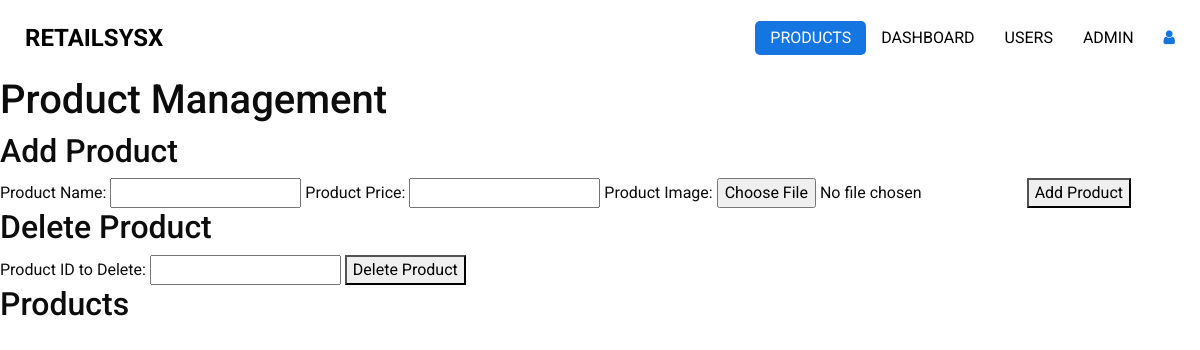
Page /manage-products on the earlier database version.
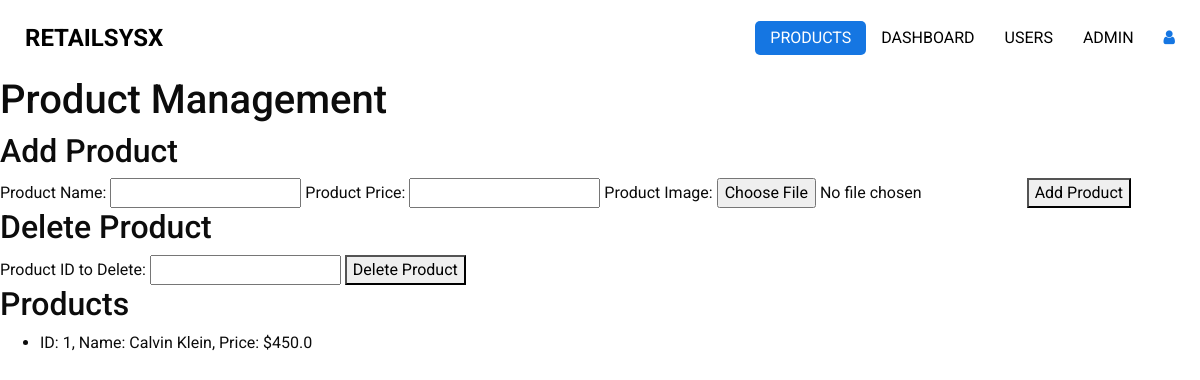
Same page on the later database version.
### app.py (models this page shows)
class Product(db.Model):
    id = db.Column(db.Integer, primary_key=True)
    name = db.Column(db.String(80), unique=True, nullable=False)
    price = db.Column(db.Float, nullable=False)
    image_filename = db.Column(db.String(255), nullable=True)
    cart_items = db.relationship('CartItem', back_populates='product')
    order_items = db.relationship('OrderItem', back_populates='product')

### app.py (the view)
@app.route('/manage-products')
def manage_products():
    products = Product.query.all()
    return render_template('admin/templates/manage_products.html', products=products)

### templates/admin/templates/manage_products.html (shortened to what this page needs)
<!DOCTYPE html>
<html>
<head>
  <link rel="stylesheet" type="text/css" href="../static/css/bootstrap.css" />
  <link href="../static/css/font-awesome.min.css" rel="stylesheet" />
  <link href="../static/css/style.css" rel="stylesheet" />
  <link href="../static/css/responsive.css" rel="stylesheet" />
</head>
<body>
  <div class="hero_area">
    <header class="header_section">
      <div class="container-fluid">
        <nav class="navbar navbar-expand-lg custom_nav-container ">
          <a class="navbar-brand" href="href="{{ url_for('main') }}"">
            <span>
              RetailSysX
            </span>
          </a>
            <div class="collapse navbar-collapse" id="navbarSupportedContent">
            <ul class="navbar-nav  ">
              <li class="nav-item active">
                <a class="nav-link" href="">Products </a>
              </li>
              <li class="nav-item">
                <a class="nav-link" href="{{ url_for('admin_page') }}">Dashboard</a>
              </li>
              <li class="nav-item">
                <a class="nav-link" href="{{ url_for('delete_user_page') }}">Users</a>
              </li>
              <li class="nav-item">
                <a class="nav-link" href="{{ url_for('view_emails') }}">Admin</a>
              </li>
            </ul>
            <div class="user_optio_box">
              <a href="{{ url_for('index') }}" onclick="return confirmLogout()">
                <i class="fa fa-user" aria-hidden="true" title="Logout as user"></i>
              </a>
            </div>
          </div>
        </nav>
      </div>
    </header>
<body>
    <h1>Product Management</h1>
    <h2>Add Product</h2>
    <form action="/add-product" enctype="multipart/form-data" method="POST">
        <label for="product-name">Product Name:</label>
        <input type="text" id="product-name" name="product_name" required>
        <label for="product-price">Product Price:</label>
        <input type="number" id="product-price" name="product_price" step="0.01" required>
         <label for="product-image">Product Image:</label>
        <input type="file" id="product-image" name="product_image" accept="image/*" required>
        <button type="submit">Add Product</button>
    </form>
    <h2>Delete Product</h2>
    <form action="/delete-product" method="POST">
        <label for="product-id">Product ID to Delete:</label>
        <input type="number" id="product-id" name="product_id" required>
        <button type="submit">Delete Product</button>
    </form>
    <h2>Products</h2>
    <ul>
        {% for product in products %}
            <li>ID: {{ product.id }}, Name: {{ product.name }}, Price: ${{ product.price }}</li>
        {% endfor %}
    </ul>
</body>
</html>

Differences in the rows shown:
added Product: id "1", name "Calvin Klein", price "450.0"
